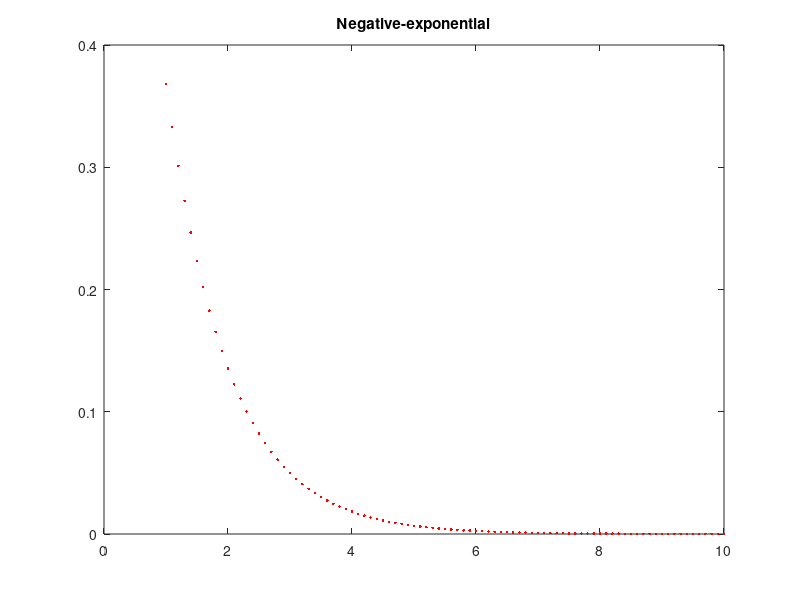
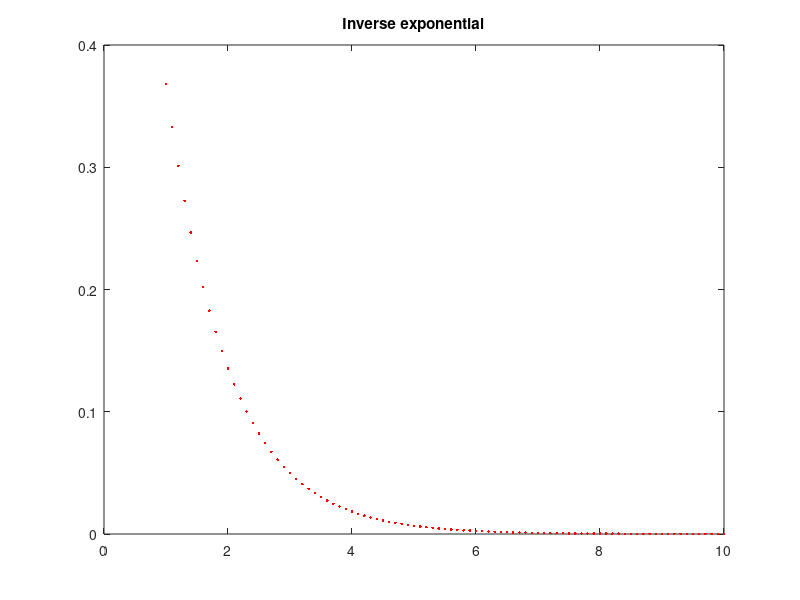
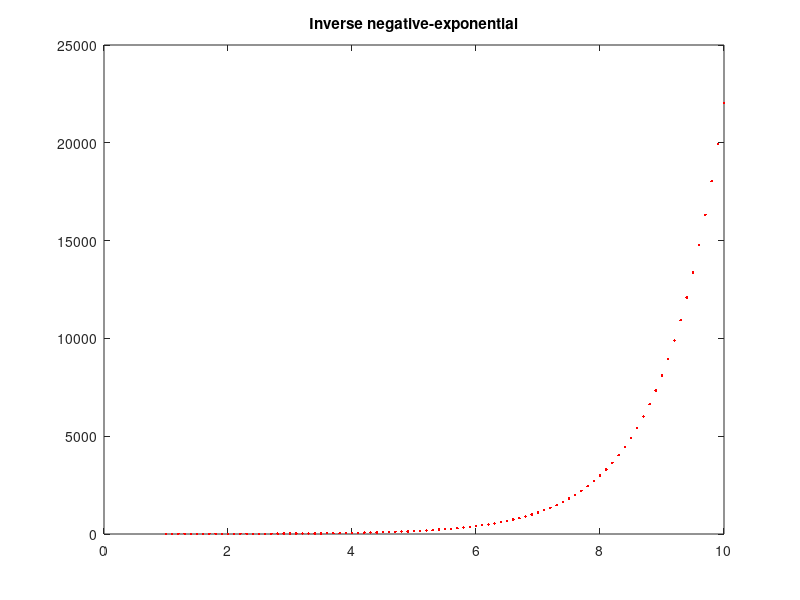
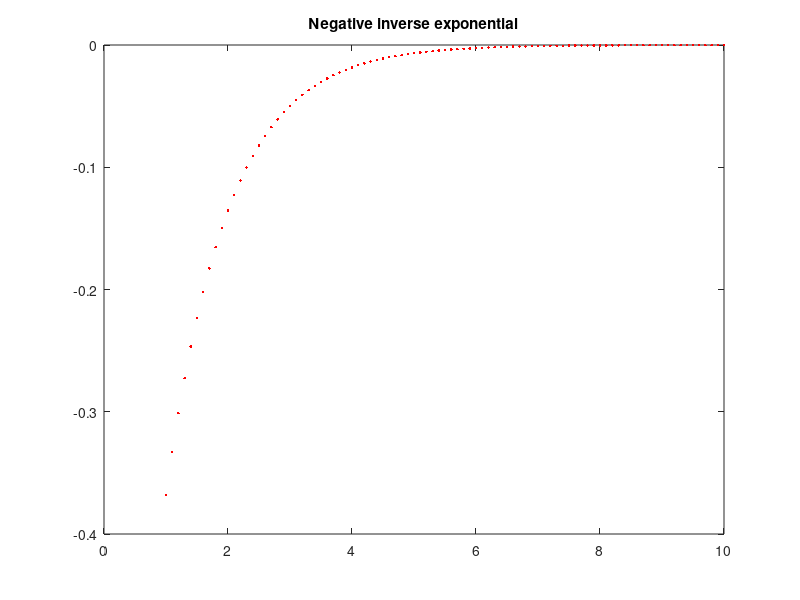

Reproduce these figures in MATLAB, in order.
function [] = expplay

x=1:0.1:10;

y=exp(-x);
figure; plot(x,y,'.r');
title('Negative-exponential');

y=sub__invert(exp(x));
figure; plot(x,y,'.r');
title('Inverse exponential');

y=sub__invert(exp(-x));
figure; plot(x,y,'.r');
title('Inverse negative-exponential');

y=-1*sub__invert(exp(x));
figure; plot(x,y,'.r');
title('Negative inverse exponential');

y=-1*sub__invert(exp(-x));
figure; plot(x,y,'.r');
title('Negative inverse negative-exponential');

% returns 1/a
function [b] = sub__invert(a)

b=ones(size(a)) ./ a;